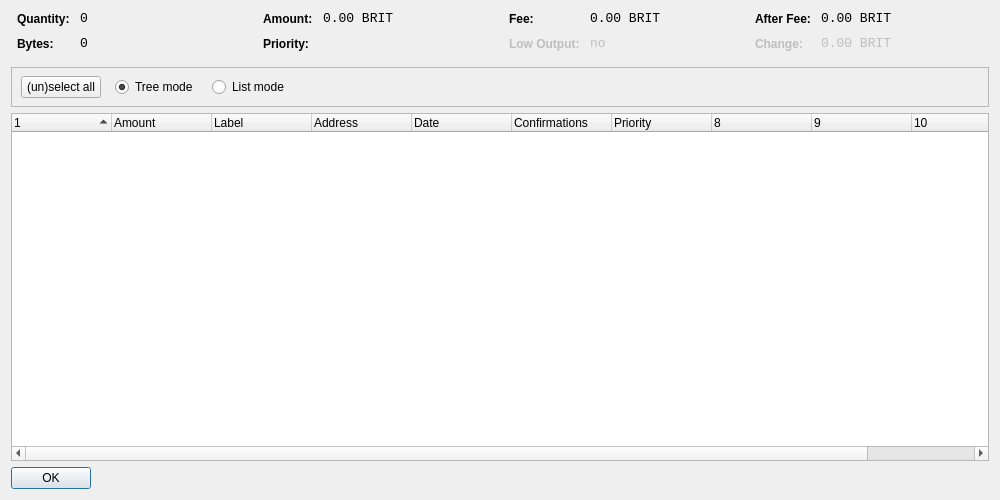
<?xml version="1.0" encoding="UTF-8"?>
<ui version="4.0">
 <class>CoinControlDialog</class>
 <widget class="QDialog" name="CoinControlDialog">
  <property name="geometry">
   <rect>
    <x>0</x>
    <y>0</y>
    <width>1000</width>
    <height>500</height>
   </rect>
  </property>
  <property name="windowTitle">
   <string>Coin Control</string>
  </property>
  <layout class="QVBoxLayout" name="verticalLayout">
   <item>
    <layout class="QHBoxLayout" name="horizontalLayoutTop" stretch="0,0,0,0">
     <property name="topMargin">
      <number>0</number>
     </property>
     <property name="bottomMargin">
      <number>10</number>
     </property>
     <item>
      <layout class="QFormLayout" name="formLayoutCoinControl1">
       <property name="horizontalSpacing">
        <number>10</number>
       </property>
       <property name="verticalSpacing">
        <number>10</number>
       </property>
       <property name="leftMargin">
        <number>6</number>
       </property>
       <property name="rightMargin">
        <number>6</number>
       </property>
       <item row="0" column="0">
        <widget class="QLabel" name="labelCoinControlQuantityText">
         <property name="styleSheet">
          <string notr="true">font-weight:bold;</string>
         </property>
         <property name="text">
          <string>Quantity:</string>
         </property>
        </widget>
       </item>
       <item row="0" column="1">
        <widget class="QLabel" name="labelCoinControlQuantity">
         <property name="font">
          <font>
           <family>Monospace</family>
           <pointsize>10</pointsize>
          </font>
         </property>
         <property name="cursor">
          <cursorShape>IBeamCursor</cursorShape>
         </property>
         <property name="contextMenuPolicy">
          <enum>Qt::ActionsContextMenu</enum>
         </property>
         <property name="text">
          <string notr="true">0</string>
         </property>
         <property name="textInteractionFlags">
          <set>Qt::LinksAccessibleByMouse|Qt::TextSelectableByKeyboard|Qt::TextSelectableByMouse</set>
         </property>
        </widget>
       </item>
       <item row="1" column="0">
        <widget class="QLabel" name="labelCoinControlBytesText">
         <property name="styleSheet">
          <string notr="true">font-weight:bold;</string>
         </property>
         <property name="text">
          <string>Bytes:</string>
         </property>
        </widget>
       </item>
       <item row="1" column="1">
        <widget class="QLabel" name="labelCoinControlBytes">
         <property name="font">
          <font>
           <family>Monospace</family>
           <pointsize>10</pointsize>
          </font>
         </property>
         <property name="cursor">
          <cursorShape>IBeamCursor</cursorShape>
         </property>
         <property name="contextMenuPolicy">
          <enum>Qt::ActionsContextMenu</enum>
         </property>
         <property name="text">
          <string notr="true">0</string>
         </property>
         <property name="textInteractionFlags">
          <set>Qt::LinksAccessibleByMouse|Qt::TextSelectableByKeyboard|Qt::TextSelectableByMouse</set>
         </property>
        </widget>
       </item>
      </layout>
     </item>
     <item>
      <layout class="QFormLayout" name="formLayoutCoinControl2">
       <property name="horizontalSpacing">
        <number>10</number>
       </property>
       <property name="verticalSpacing">
        <number>10</number>
       </property>
       <property name="leftMargin">
        <number>6</number>
       </property>
       <property name="rightMargin">
        <number>6</number>
       </property>
       <item row="0" column="0">
        <widget class="QLabel" name="labelCoinControlAmountText">
         <property name="styleSheet">
          <string notr="true">font-weight:bold;</string>
         </property>
         <property name="text">
          <string>Amount:</string>
         </property>
        </widget>
       </item>
       <item row="0" column="1">
        <widget class="QLabel" name="labelCoinControlAmount">
         <property name="font">
          <font>
           <family>Monospace</family>
           <pointsize>10</pointsize>
          </font>
         </property>
         <property name="cursor">
          <cursorShape>IBeamCursor</cursorShape>
         </property>
         <property name="contextMenuPolicy">
          <enum>Qt::ActionsContextMenu</enum>
         </property>
         <property name="text">
          <string notr="true">0.00 BRIT</string>
         </property>
         <property name="textInteractionFlags">
          <set>Qt::LinksAccessibleByMouse|Qt::TextSelectableByKeyboard|Qt::TextSelectableByMouse</set>
         </property>
        </widget>
       </item>
       <item row="1" column="0">
        <widget class="QLabel" name="labelCoinControlPriorityText">
         <property name="styleSheet">
          <string notr="true">font-weight:bold;</string>
         </property>
         <property name="text">
          <string>Priority:</string>
         </property>
        </widget>
       </item>
       <item row="1" column="1">
        <widget class="QLabel" name="labelCoinControlPriority">
         <property name="font">
          <font>
           <family>Monospace</family>
           <pointsize>10</pointsize>
          </font>
         </property>
         <property name="cursor">
          <cursorShape>IBeamCursor</cursorShape>
         </property>
         <property name="contextMenuPolicy">
          <enum>Qt::ActionsContextMenu</enum>
         </property>
         <property name="text">
          <string/>
         </property>
         <property name="textInteractionFlags">
          <set>Qt::LinksAccessibleByMouse|Qt::TextSelectableByKeyboard|Qt::TextSelectableByMouse</set>
         </property>
        </widget>
       </item>
      </layout>
     </item>
     <item>
      <layout class="QFormLayout" name="formLayoutCoinControl3">
       <property name="horizontalSpacing">
        <number>10</number>
       </property>
       <property name="verticalSpacing">
        <number>10</number>
       </property>
       <property name="leftMargin">
        <number>6</number>
       </property>
       <property name="rightMargin">
        <number>6</number>
       </property>
       <item row="0" column="0">
        <widget class="QLabel" name="labelCoinControlFeeText">
         <property name="styleSheet">
          <string notr="true">font-weight:bold;</string>
         </property>
         <property name="text">
          <string>Fee:</string>
         </property>
        </widget>
       </item>
       <item row="0" column="1">
        <widget class="QLabel" name="labelCoinControlFee">
         <property name="font">
          <font>
           <family>Monospace</family>
           <pointsize>10</pointsize>
          </font>
         </property>
         <property name="cursor">
          <cursorShape>IBeamCursor</cursorShape>
         </property>
         <property name="contextMenuPolicy">
          <enum>Qt::ActionsContextMenu</enum>
         </property>
         <property name="text">
          <string notr="true">0.00 BRIT</string>
         </property>
         <property name="textInteractionFlags">
          <set>Qt::LinksAccessibleByMouse|Qt::TextSelectableByKeyboard|Qt::TextSelectableByMouse</set>
         </property>
        </widget>
       </item>
       <item row="1" column="0">
        <widget class="QLabel" name="labelCoinControlLowOutputText">
         <property name="enabled">
          <bool>false</bool>
         </property>
         <property name="styleSheet">
          <string notr="true">font-weight:bold;</string>
         </property>
         <property name="text">
          <string>Low Output:</string>
         </property>
        </widget>
       </item>
       <item row="1" column="1">
        <widget class="QLabel" name="labelCoinControlLowOutput">
         <property name="enabled">
          <bool>false</bool>
         </property>
         <property name="font">
          <font>
           <family>Monospace</family>
           <pointsize>10</pointsize>
          </font>
         </property>
         <property name="cursor">
          <cursorShape>IBeamCursor</cursorShape>
         </property>
         <property name="contextMenuPolicy">
          <enum>Qt::ActionsContextMenu</enum>
         </property>
         <property name="text">
          <string notr="true">no</string>
         </property>
         <property name="textInteractionFlags">
          <set>Qt::LinksAccessibleByMouse|Qt::TextSelectableByKeyboard|Qt::TextSelectableByMouse</set>
         </property>
        </widget>
       </item>
      </layout>
     </item>
     <item>
      <layout class="QFormLayout" name="formLayoutCoinControl4">
       <property name="horizontalSpacing">
        <number>10</number>
       </property>
       <property name="verticalSpacing">
        <number>10</number>
       </property>
       <property name="leftMargin">
        <number>6</number>
       </property>
       <property name="rightMargin">
        <number>6</number>
       </property>
       <item row="0" column="0">
        <widget class="QLabel" name="labelCoinControlAfterFeeText">
         <property name="styleSheet">
          <string notr="true">font-weight:bold;</string>
         </property>
         <property name="text">
          <string>After Fee:</string>
         </property>
        </widget>
       </item>
       <item row="0" column="1">
        <widget class="QLabel" name="labelCoinControlAfterFee">
         <property name="font">
          <font>
           <family>Monospace</family>
           <pointsize>10</pointsize>
          </font>
         </property>
         <property name="cursor">
          <cursorShape>IBeamCursor</cursorShape>
         </property>
         <property name="contextMenuPolicy">
          <enum>Qt::ActionsContextMenu</enum>
         </property>
         <property name="text">
          <string notr="true">0.00 BRIT</string>
         </property>
         <property name="textInteractionFlags">
          <set>Qt::LinksAccessibleByMouse|Qt::TextSelectableByKeyboard|Qt::TextSelectableByMouse</set>
         </property>
        </widget>
       </item>
       <item row="1" column="0">
        <widget class="QLabel" name="labelCoinControlChangeText">
         <property name="enabled">
          <bool>false</bool>
         </property>
         <property name="styleSheet">
          <string notr="true">font-weight:bold;</string>
         </property>
         <property name="text">
          <string>Change:</string>
         </property>
        </widget>
       </item>
       <item row="1" column="1">
        <widget class="QLabel" name="labelCoinControlChange">
         <property name="enabled">
          <bool>false</bool>
         </property>
         <property name="font">
          <font>
           <family>Monospace</family>
           <pointsize>10</pointsize>
          </font>
         </property>
         <property name="cursor">
          <cursorShape>IBeamCursor</cursorShape>
         </property>
         <property name="contextMenuPolicy">
          <enum>Qt::ActionsContextMenu</enum>
         </property>
         <property name="text">
          <string notr="true">0.00 BRIT</string>
         </property>
         <property name="textInteractionFlags">
          <set>Qt::LinksAccessibleByMouse|Qt::TextSelectableByKeyboard|Qt::TextSelectableByMouse</set>
         </property>
        </widget>
       </item>
      </layout>
     </item>
    </layout>
   </item>
   <item>
    <widget class="QFrame" name="frame">
     <property name="minimumSize">
      <size>
       <width>0</width>
       <height>40</height>
      </size>
     </property>
     <property name="frameShape">
      <enum>QFrame::StyledPanel</enum>
     </property>
     <property name="frameShadow">
      <enum>QFrame::Sunken</enum>
     </property>
     <widget class="QWidget" name="horizontalLayoutWidget">
      <property name="geometry">
       <rect>
        <x>10</x>
        <y>0</y>
        <width>781</width>
        <height>41</height>
       </rect>
      </property>
      <layout class="QHBoxLayout" name="horizontalLayoutPanel" stretch="0,0,0,0,0">
       <property name="spacing">
        <number>14</number>
       </property>
       <item>
        <widget class="QPushButton" name="pushButtonSelectAll">
         <property name="sizePolicy">
          <sizepolicy hsizetype="Maximum" vsizetype="Fixed">
           <horstretch>0</horstretch>
           <verstretch>0</verstretch>
          </sizepolicy>
         </property>
         <property name="text">
          <string>(un)select all</string>
         </property>
        </widget>
       </item>
       <item>
        <widget class="QRadioButton" name="radioTreeMode">
         <property name="sizePolicy">
          <sizepolicy hsizetype="Maximum" vsizetype="Fixed">
           <horstretch>0</horstretch>
           <verstretch>0</verstretch>
          </sizepolicy>
         </property>
         <property name="text">
          <string>Tree mode</string>
         </property>
         <property name="checked">
          <bool>true</bool>
         </property>
        </widget>
       </item>
       <item>
        <widget class="QRadioButton" name="radioListMode">
         <property name="sizePolicy">
          <sizepolicy hsizetype="Maximum" vsizetype="Fixed">
           <horstretch>0</horstretch>
           <verstretch>0</verstretch>
          </sizepolicy>
         </property>
         <property name="text">
          <string>List mode</string>
         </property>
        </widget>
       </item>
       <item>
        <spacer name="horizontalSpacer">
         <property name="orientation">
          <enum>Qt::Horizontal</enum>
         </property>
         <property name="sizeHint" stdset="0">
          <size>
           <width>40</width>
           <height>20</height>
          </size>
         </property>
        </spacer>
       </item>
      </layout>
     </widget>
    </widget>
   </item>
   <item>
    <widget class="CoinControlTreeWidget" name="treeWidget">
     <property name="contextMenuPolicy">
      <enum>Qt::CustomContextMenu</enum>
     </property>
     <property name="sortingEnabled">
      <bool>false</bool>
     </property>
     <property name="columnCount">
      <number>11</number>
     </property>
     <attribute name="headerShowSortIndicator" stdset="0">
      <bool>true</bool>
     </attribute>
     <attribute name="headerStretchLastSection">
      <bool>false</bool>
     </attribute>
     <column>
      <property name="text">
       <string/>
      </property>
     </column>
     <column>
      <property name="text">
       <string>Amount</string>
      </property>
     </column>
     <column>
      <property name="text">
       <string>Label</string>
      </property>
     </column>
     <column>
      <property name="text">
       <string>Address</string>
      </property>
     </column>
     <column>
      <property name="text">
       <string>Date</string>
      </property>
     </column>
     <column>
      <property name="text">
       <string>Confirmations</string>
      </property>
      <property name="toolTip">
       <string>Confirmed</string>
      </property>
     </column>
     <column>
      <property name="text">
       <string>Priority</string>
      </property>
     </column>
     <column>
      <property name="text">
       <string/>
      </property>
     </column>
     <column>
      <property name="text">
       <string/>
      </property>
     </column>
     <column>
      <property name="text">
       <string/>
      </property>
     </column>
     <column>
      <property name="text">
       <string/>
      </property>
     </column>
    </widget>
   </item>
   <item>
    <widget class="QDialogButtonBox" name="buttonBox">
     <property name="sizePolicy">
      <sizepolicy hsizetype="Maximum" vsizetype="Fixed">
       <horstretch>0</horstretch>
       <verstretch>0</verstretch>
      </sizepolicy>
     </property>
     <property name="orientation">
      <enum>Qt::Horizontal</enum>
     </property>
     <property name="standardButtons">
      <set>QDialogButtonBox::Ok</set>
     </property>
    </widget>
   </item>
  </layout>
 </widget>
 <customwidgets>
  <customwidget>
   <class>CoinControlTreeWidget</class>
   <extends>QTreeWidget</extends>
   <header>coincontroltreewidget.h</header>
  </customwidget>
 </customwidgets>
 <resources/>
 <connections/>
</ui>
